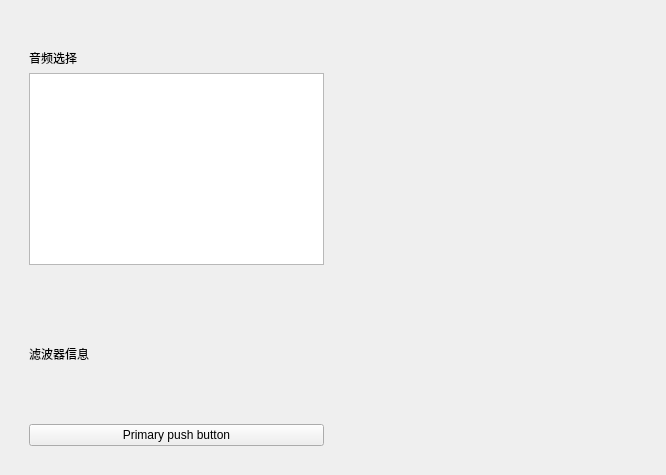
<?xml version="1.0" encoding="UTF-8"?>
<ui version="4.0">
    <class>AudioFilterInterface</class>
    <widget class="QWidget" name="AudioFilterInterface">
  <property name="geometry">
   <rect>
    <x>0</x>
    <y>0</y>
       <width>666</width>
       <height>475</height>
   </rect>
  </property>
  <property name="windowTitle">
   <string>Form</string>
  </property>
        <layout class="QHBoxLayout" name="horizontalLayout" stretch="1,1">
            <property name="leftMargin">
                <number>20</number>
            </property>
            <property name="topMargin">
                <number>40</number>
            </property>
            <property name="rightMargin">
                <number>20</number>
            </property>
            <property name="bottomMargin">
                <number>20</number>
            </property>
            <item>
                <layout class="QVBoxLayout" name="verticalLayout">
                    <item>
                        <widget class="SimpleCardWidget" name="SimpleCardWidget">
                            <layout class="QVBoxLayout" name="verticalLayout_3">
                                <item>
                                    <widget class="StrongBodyLabel" name="StrongBodyLabel">
                                        <property name="text">
                                            <string>音频选择</string>
                                        </property>
                                    </widget>
                                </item>
                                <item>
                                    <widget class="TableWidget" name="audiosTable">
                                        <property name="sizePolicy">
                                            <sizepolicy hsizetype="Preferred" vsizetype="Preferred">
                                                <horstretch>0</horstretch>
                                                <verstretch>0</verstretch>
                                            </sizepolicy>
                                        </property>
                                    </widget>
                                </item>
                            </layout>
                        </widget>
                    </item>
                    <item>
                        <widget class="SimpleCardWidget" name="SimpleCardWidget_2">
                            <layout class="QVBoxLayout" name="verticalLayout_4">
                                <item>
                                    <widget class="StrongBodyLabel" name="StrongBodyLabel_2">
                                        <property name="sizePolicy">
                                            <sizepolicy hsizetype="Preferred" vsizetype="Preferred">
                                                <horstretch>0</horstretch>
                                                <verstretch>0</verstretch>
                                            </sizepolicy>
                                        </property>
                                        <property name="text">
                                            <string>滤波器信息</string>
                                        </property>
                                    </widget>
                                </item>
                                <item>
                                    <layout class="QFormLayout" name="formLayout"/>
                                </item>
                                <item>
                                    <widget class="PrimaryPushButton" name="PrimaryPushButton">
                                        <property name="text">
                                            <string>Primary push button</string>
                                        </property>
                                    </widget>
                                </item>
                            </layout>
                        </widget>
                    </item>
                </layout>
            </item>
            <item>
                <layout class="QVBoxLayout" name="verticalLayout_2"/>
            </item>
        </layout>
 </widget>
 <customwidgets>
  <customwidget>
      <class>PushButton</class>
      <extends>QPushButton</extends>
      <header>qfluentwidgets</header>
  </customwidget>
     <customwidget>
         <class>PrimaryPushButton</class>
         <extends>PushButton</extends>
         <header>qfluentwidgets</header>
     </customwidget>
     <customwidget>
         <class>CardWidget</class>
         <extends>QFrame</extends>
         <header>qfluentwidgets</header>
         <container>1</container>
     </customwidget>
     <customwidget>
         <class>SimpleCardWidget</class>
         <extends>CardWidget</extends>
         <header>qfluentwidgets</header>
         <container>1</container>
     </customwidget>
     <customwidget>
         <class>StrongBodyLabel</class>
   <extends>QLabel</extends>
         <header>qfluentwidgets</header>
     </customwidget>
     <customwidget>
         <class>TableWidget</class>
         <extends>QTableWidget</extends>
   <header>qfluentwidgets</header>
  </customwidget>
 </customwidgets>
 <resources/>
 <connections/>
</ui>
